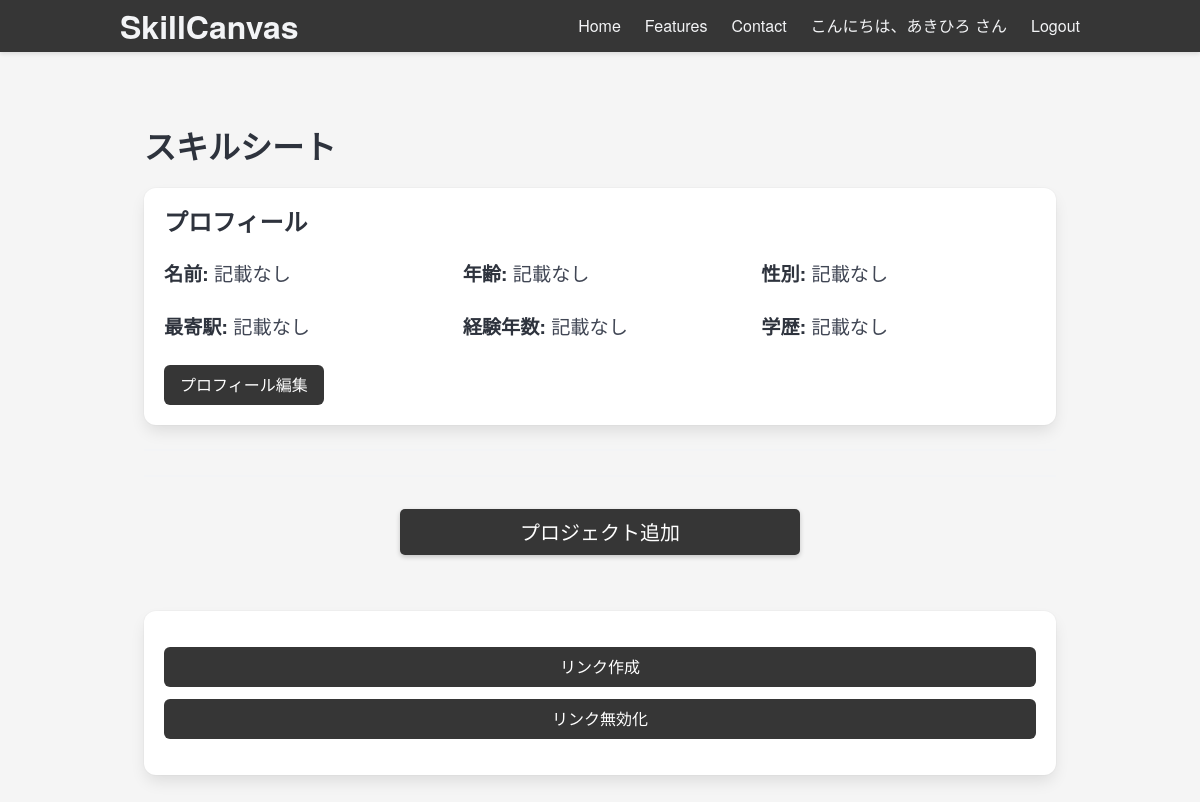
The page /sheet (signed in) on the database as committed earlier.
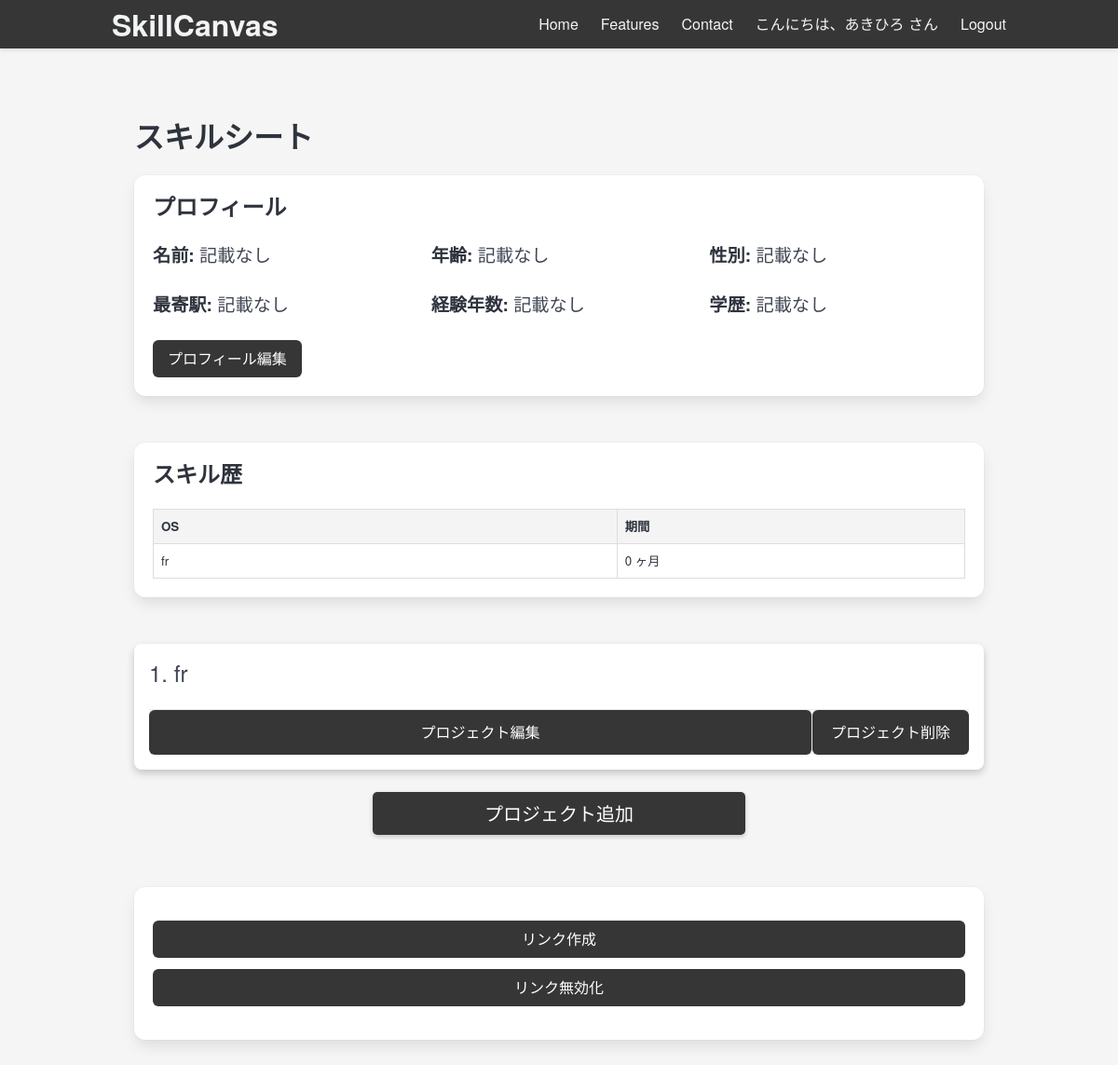
The same page on the database as committed later.
### run.py (models this page shows, shortened)
class User(db.Model, UserMixin):
    __tablename__ = "user"
    id = db.Column(db.Integer, primary_key=True)
    username = db.Column(db.String(120), unique=True, nullable=False)
    email = db.Column(db.String(120), unique=True, nullable=False)
    password = db.Column(db.String(120), nullable=False)
    is_active = db.Column(db.Boolean, default=False)
    created_at = db.Column(db.DateTime, nullable=False, default=datetime.now)
    updated_at = db.Column(db.DateTime, nullable=False, default=datetime.now, onupdate=datetime.now)
    is_admin = db.Column(db.Boolean, default=False)  # 管理者フラグ
    projects = db.relationship('Project', backref='user', lazy=True)
    display_name = db.Column(db.String(120), nullable=True)
    age = db.Column(db.Integer, nullable=True)
    gender = db.Column(db.String(10), nullable=True)
    nearest_station = db.Column(db.String(120), nullable=True)
    experience_years = db.Column(db.Integer, nullable=True)
    education = db.Column(db.String(120), nullable=True)

class Technology(db.Model):
    __tablename__ = "technology"
    id = db.Column(db.Integer, primary_key=True)
    project_id = db.Column(db.Integer, db.ForeignKey('project.id'), nullable=False)
    type = db.Column(db.String(120), nullable=False)  # e.g., 'OS', 'language', 'process', etc.
    name = db.Column(db.String(120), nullable=False)
    duration_months = db.Column(db.Integer, nullable=True)  # Nullable for process entries

class Project(db.Model):
    __tablename__ = "project"
    id = db.Column(db.Integer, primary_key=True)
    user_id = db.Column(db.Integer, db.ForeignKey('user.id'), nullable=False)
    start_month = db.Column(db.String(7), nullable=False)  # YYYY-MM形式の文字列
    end_month = db.Column(db.String(7), nullable=False)    # YYYY-MM形式の文字列
    industry = db.Column(db.String(120), nullable=False)
    project_name = db.Column(db.String(120), nullable=False)
    project_summary = db.Column(db.Text, nullable=False)
    responsibilities = db.Column(db.Text, nullable=False)
    technologies = db.relationship('Technology', backref='project', lazy=True)
    processes = db.relationship('Process', backref='project', lazy=True)

### views/sheet_views.py (the view)
@app.route('/sheet', methods=['GET', 'POST'])
@login_required
def sheet():
    user_id = current_user.id
    projects = Project.query.filter_by(user_id=user_id).all()
    project_data = []
    skills_by_category = {}
    tech_type_mapping = {
        'os': 'OS',
        'language': '言語',
        'framework': 'フレームワーク',
        'database': 'データベース',
        'containertech': 'コンテナ技術',
        'cicd': 'CI/CD',
        'logging': 'ログ',
        'tools': 'その他ツール'
    }
    for project in projects:
        processes = Process.query.filter_by(project_id=project.id).all()
        technologies = Technology.query.filter_by(project_id=project.id).all()
        for tech in technologies:
            tech_type = tech_type_mapping[tech.type]
            if tech_type not in skills_by_category:
                skills_by_category[tech_type] = {}
            if tech.name not in skills_by_category[tech_type]:
                skills_by_category[tech_type][tech.name] = tech.duration_months
            else:
                skills_by_category[tech_type][tech.name] += tech.duration_months
        project_data.append({
            'project': project,
            'processes': processes,
            'technologies': technologies
        })
    skills_by_category_formatted = {}
    for category, skills in skills_by_category.items():
        skills_list = [{'name': name, 'duration_months': duration} for name, duration in skills.items()]
        skills_by_category_formatted[category] = skills_list
    active_link = Link.query.filter_by(user_id=user_id, is_active=True).order_by(Link.created_at.desc()).first()
    link_url = url_for('view_sheet', link_code=active_link.link_code, _external=True) if active_link else None
    experience_years = current_user.experience_years or 0
    return render_template('sheet.html', user=current_user, projects=project_data, skills_by_category=skills_by_category_formatted, tech_type_mapping=tech_type_mapping, link_url=link_url, experience_years=experience_years)

### views/login_views.py (called while the page is built)
@login_manager.user_loader # type: ignore
def load_user(user_id):
    return User.query.get(int(user_id))

### templates/sheet.html (shortened to what this page needs)
{% extends "base.html" %}
{% block content %}
<section class="section">
    <div class="container">
        <h1 class="title">スキルシート</h1>
        <div class="box">
            <h1 class="title is-4">プロフィール</h1>
            <div class="columns is-multiline">
                <div class="column is-one-third">
                    <p class="profile-item"><strong>名前:</strong> {{ user.display_name or "記載なし" }}</p>
                </div>
                <div class="column is-one-third">
                    <p class="profile-item"><strong>年齢:</strong> {{ user.age or "記載なし" }}</p>
                </div>
                <div class="column is-one-third">
                    <p class="profile-item"><strong>性別:</strong> {{ user.gender or "記載なし" }}</p>
                </div>
                <div class="column is-one-third">
                    <p class="profile-item"><strong>最寄駅:</strong> {{ user.nearest_station or "記載なし" }}</p>
                </div>
                <div class="column is-one-third">
                    <p class="profile-item"><strong>経験年数:</strong>
                        {% if experience_years %}
                        {{ experience_years // 12 }} 年 {{ experience_years % 12 }} ヶ月
                        {% else %}
                        記載なし
                        {% endif %}</p>
                </div>
                <div class="column is-one-third">
                    <p class="profile-item"><strong>学歴:</strong> {{ user.education or "記載なし" }}</p>
                </div>
            </div>
            <a href="{{ url_for('edit_profile') }}" class="button is-primary is-light">プロフィール編集</a>
        </div>
        <hr>
        {% if skills_by_category|length > 0 %}
        <div class="box">
            <h1 class="title is-4">スキル歴</h1>
            <div class="columns is-multiline">
                {% for category, skills in skills_by_category.items() %}
                <div class="column is-one-third">
                    <div class="table-container">
                        <table class="table is-bordered is-fullwidth skill-table">
                            <thead>
                                <tr>
                                    <th>{{ category }}</th>
                                    <th>期間</th>
                                </tr>
                            </thead>
                            <tbody>
                                {% for skill in skills %}
                                <tr>
                                    <td class="tech-name" data-tech-name="{{ skill.name }}">{{ skill.name }}</td>
                                    <td>
                                        {% if skill.duration_months >= 12 %}
                                        {{ skill.duration_months // 12 }} 年 {{ skill.duration_months % 12 }} ヶ月
                                        {% else %}
                                        {{ skill.duration_months }} ヶ月
                                        {% endif %}
                                    </td>
                                </tr>
                                {% endfor %}
                            </tbody>
                        </table>
                    </div>
                </div>
                {% endfor %}
            </div>
        </div>
        {% endif %}
        <hr>
        {% if projects|length > 0 %}
        <div id="projects-container">
            {% for item in projects %}
            <div class="card project-card">
                <div class="card-content">
                    <h2 class="subtitle project-title" data-index="{{ loop.index }}" style="font-size: 1.5rem;">
                        {{ loop.index }}. {{ item.project.project_name }}
                    </h2>
                    <footer class="card-footer">
                        <a href="{{ url_for('edit_project', project_id=item.project.id) }}"
                            class="card-footer-item button is-primary is-light">プロジェクト編集</a>
                        <form action="{{ url_for('delete_project', project_id=item.project.id) }}" method="post"
                            style="display:inline;">
                            <button type="submit" class="button is-danger is-light card-footer-item">プロジェクト削除</button>
                        </form>
                    </footer>
                </div>
            </div>
            {% endfor %}
        </div>
        {% endif %}
        <div class="hero-button-container">
            <a href="{{ url_for('input') }}" class="button hero-button small-button">プロジェクト追加</a>
        </div>
        <div class="spacer"></div>
        <div class="box">
            <div class="buttons is-centered">
                <form id="create-link-form" action="{{ url_for('create_link') }}" method="post" class="button-form">
                    <button type="submit" class="button is-info is-light is-fullwidth">リンク作成</button>
                </form>
                <form id="invalidate-link-form" action="{{ url_for('invalidate_link') }}" method="post"
                    class="button-form">
                    <button type="submit" class="button is-danger is-light is-fullwidth">リンク無効化</button>
                </form>
            </div>
        </div>
    </div>
</section>
{% endblock %}

### templates/base.html (shortened to what this page needs)
<!DOCTYPE html>
<html lang="en">
<head>
    <link rel="stylesheet" href="https://cdn.jsdelivr.net/npm/bulma@1.0.2/css/bulma.min.css">
    <link rel="stylesheet" href="{{ url_for('static', filename='css/styles.css') }}">
</head>
<body>
    <header>
        <nav id="navbar" class="navbar is-fixed-top">
            <div class="container">
                <div class="navbar-brand">
                    <a class="navbar-item" href="{{ url_for('index') }}" tabindex="-1">
                        <h1 class="title has-text-light">SkillCanvas</h1>
                    </a>
                </div>
                <div id="navbarMenu" class="navbar-menu">
                    <div class="navbar-end">
                        <a class="navbar-item has-text-light" href="{{ url_for('index') }}" tabindex="-1">Home</a>
                        <a class="navbar-item has-text-light" href="{{ url_for('features') }}"
                            tabindex="-1">Features</a>
                        <a class="navbar-item has-text-light" href="{{ url_for('contact') }}" tabindex="-1">Contact</a>
                        {% if current_user.is_authenticated %}
                            <a class="navbar-item has-text-light" href="{{ url_for('userinfo') }}">こんにちは、{{ current_user.username }} さん</a>
                            <a class="navbar-item has-text-light" href="{{ url_for('logout') }}" tabindex="-1">Logout</a>
                        {% else %}
                            <a class="navbar-item has-text-light" href="{{ url_for('login') }}" tabindex="-1">Login</a>
                        {% endif %}
                    </div>
                </div>
            </div>
        </nav>
    </header>
    <main class="section">
        <div class="container">
            {% block content %}
            {% endblock %}
        </div>
    </main>
</body>
</html>

### static/css/styles.css (style rules this page uses)
body { font-family: 'Helvetica Neue', Arial, sans-serif; background-color: #f5f5f5; color: #333; margin: 0; padding: 0; height: 100%; }
html { height: 100%; background-color: #f5f5f5; margin: 0; }
body { display: flex; flex-direction: column; }
main { flex: 1; background-color: #f5f5f5; }
.navbar { background-color: #363636; color: #f5f5f5; box-shadow: 0 2px 4px rgba(0, 0, 0, 0.1); }
.navbar.is-fixed-top { transition: background-color 0.3s, box-shadow 0.3s; }
.navbar-brand .navbar-item { font-weight: bold; }
.navbar-item { color: #f5f5f5; }
.section { padding: 4rem 1.5rem; min-height: calc(100vh - 3rem); }
.spacer { height: 1rem; }
.hero-button { background-color: #6c757d; color: #fff; font-size: 1.25rem; padding: 1rem; border-radius: 5px; text-align: center; display: flex; align-items: center; justify-content: center; height: 100%; box-shadow: 0 2px 5px rgba(0, 0, 0, 0.2); border: none; transition: background-color 0.3s; }
.button { background-color: #363636; border: none; color: #fff; }
.table { border-collapse: collapse; width: 100%; table-layout: fixed; }
.table th, .table td { border: 1px solid #ddd; padding: 8px; word-wrap: break-word; }
.table th { background-color: #f4f4f4; text-align: left; }
.table td { background-color: #fff; }
.table-container { overflow-x: auto; display: flex; flex-direction: column; }
.card { margin-bottom: 1rem; border-radius: 8px; box-shadow: 0 4px 8px rgba(0, 0, 0, 0.2); }
.card-content { padding: 1rem; }
.card-footer { background-color: #f4f4f4; }
.card-footer-item { padding: 0.75rem 1.25rem; }
.table-container table { width: 100%; }
.table-container th:nth-child(1), .table-container td:nth-child(1) { width: 40%; }
.table-container th:nth-child(2), .table-container td:nth-child(2) { width: 30%; }
.columns { display: flex; flex-wrap: wrap; }
.column.is-one-third { flex: 1 1 33%; }
.columns.is-multiline { display: flex; flex-wrap: wrap; }
.column.is-one-third { display: flex; flex-direction: column; }
.table-container { flex: 1; }
.table-container { display: flex; flex-direction: column; }
.skill-table th, .skill-table td { white-space: nowrap; overflow: hidden; text-overflow: ellipsis; }
.skill-table th { font-size: smaller; }
.skill-table td { font-size: smaller; }
.button-form { width: 100%; margin-bottom: 1rem; }
.button.is-fullwidth { width: 100%; }
.box .buttons.is-centered { margin-top: 1rem; margin-bottom: 1rem; }
.button-form { margin: 0; }
.section { padding: 4rem 1.5rem; min-height: calc(100vh - 3rem); background-color: #f5f5f5; }
.button.hero-button { margin: 0.5rem 0; }
.project-title { cursor: pointer; }
.small-button { padding: 0.5rem 1rem; border-radius: 5px; width: 33.33vw; }
.hero-button-container { display: flex; justify-content: center; margin-bottom: 2rem; }
.profile-item { font-size: 1.2rem; }

Rows that differ between the two databases and show on the page:
added Technology: name "fr", duration_months "0"
added Project: project.project_name "fr"
Other text that changed with them:
text now shown: "スキル歴"
new list line: "OS 期間"
new list line: "1 . プロジェクト編集 プロジェクト削除"
